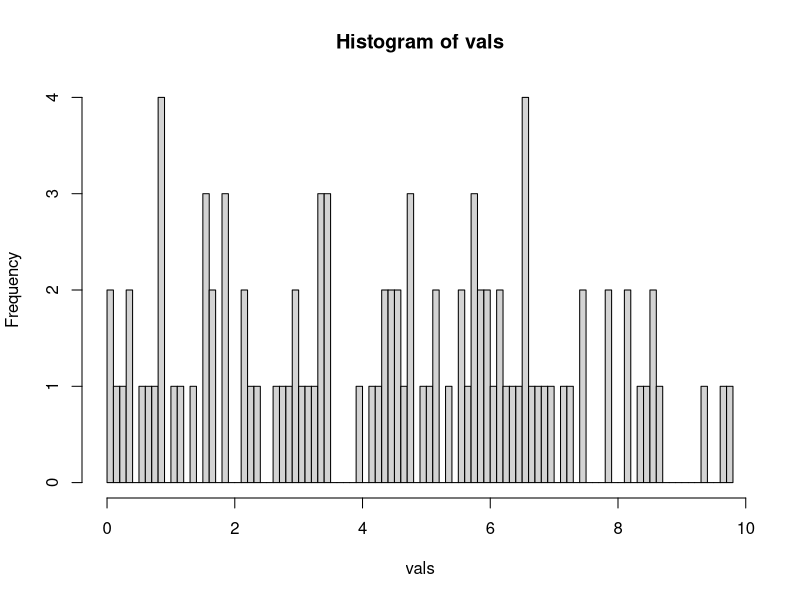
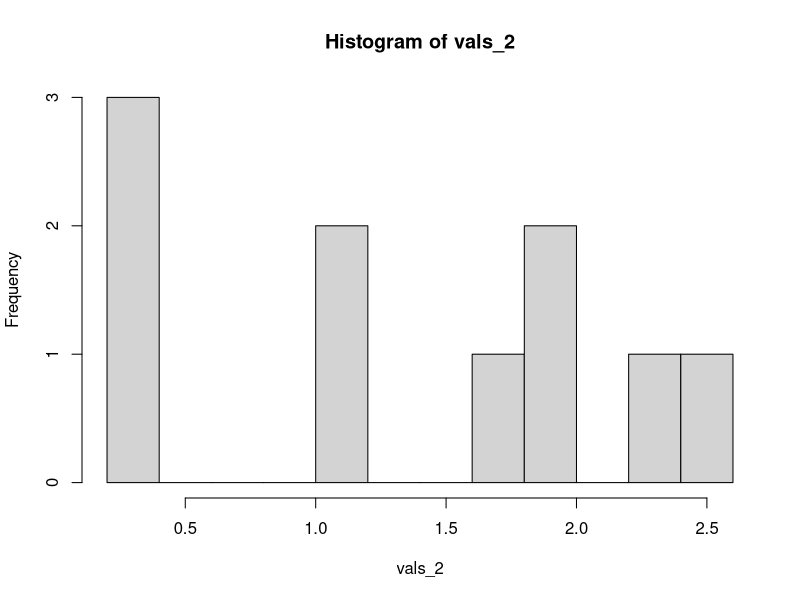
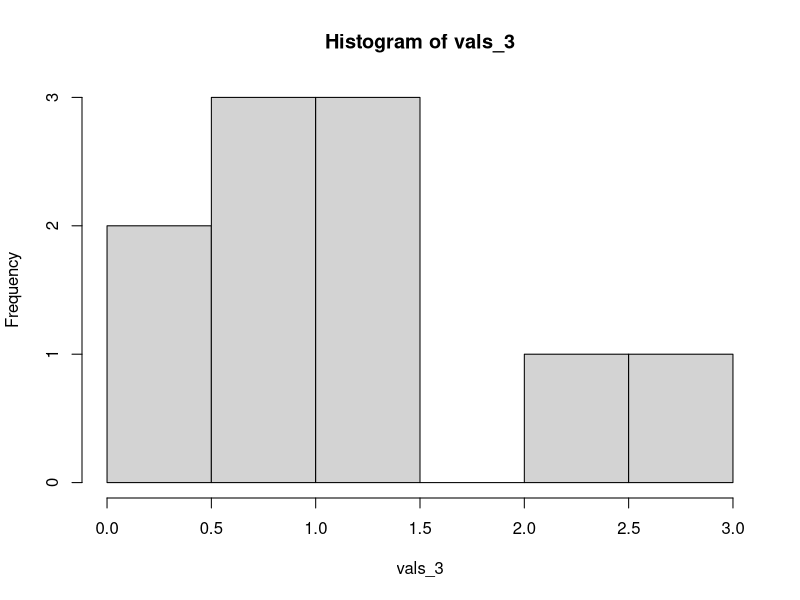
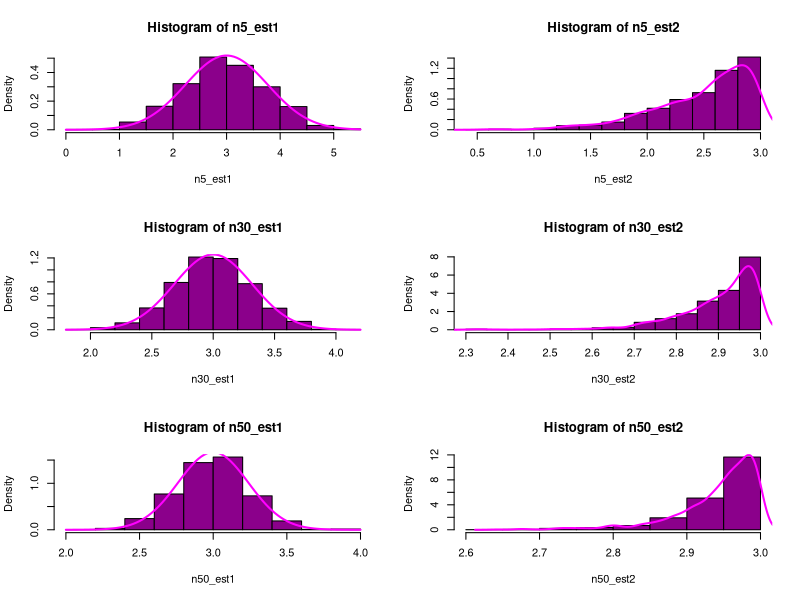

Recreate these plots in R, in order.
## ---- chunk 1

est1 <- function (q) {
  2 * mean(q)
}


est2 <- function (q) {
  max(q)
}

## ---- chunk 2
vals = runif(100, 0, 10)
hist(vals, breaks = 100)
## ---- chunk 3
est1(vals)
est2(vals)
## ---- chunk 4
vals_2 = c(1.17, 1.75, 0.28, 2.56, 2.36, 0.36, 1.82, 0.24, 1.17, 1.86)
hist(vals_2, breaks = 10)
## ---- chunk 5
est1(vals_2)
est2(vals_2)
## ---- chunk 6
vals_3 = c(0.66, 0.07, 0.62, 0.65, 1.33, 0.40, 1.17, 1.11, 2.01, 2.98)
hist(vals_3, breaks = 10)
## ---- chunk 7
est1(vals_3)
est2(vals_3)
## ---- chunk 8
Nrep = 1000
n5 = 5
n30 = 30
n50 = 50
t = 3

n5_est1 = replicate(Nrep, est1(runif(n5, 0, t)))
n5_est2 = replicate(Nrep, est2(runif(n5, 0, t)))

n30_est1 = replicate(Nrep, est1(runif(n30, 0, t)))
n30_est2 = replicate(Nrep, est2(runif(n30, 0, t)))

n50_est1 = replicate(Nrep, est1(runif(n50, 0, t)))
n50_est2 = replicate(Nrep, est2(runif(n50, 0, t)))
## ---- chunk 9
par(mfrow=c(3, 2))

hist(n5_est1, probability = TRUE, col="darkmagenta")
curve(dnorm(x, 3, sd(n5_est1)), add = TRUE, lwd=2, col="magenta")

hist(n5_est2, probability = TRUE, col="darkmagenta")
lines(density(n5_est2), col="magenta", lwd=2)

hist(n30_est1, probability = TRUE, col="darkmagenta")
curve(dnorm(x, 3, sd(n30_est1)), add = TRUE, lwd=2, col="magenta")

hist(n30_est2, probability = TRUE, col="darkmagenta")
lines(density(n30_est2), col="magenta", lwd=2)

hist(n50_est1, probability = TRUE, col="darkmagenta")
curve(dnorm(x, 3, sd(n50_est1)), add = TRUE, lwd=2, col="magenta")

hist(n50_est2, probability = TRUE, col="darkmagenta")
lines(density(n50_est2), col="magenta", lwd=2)

par(mfrow=c(1, 1))
